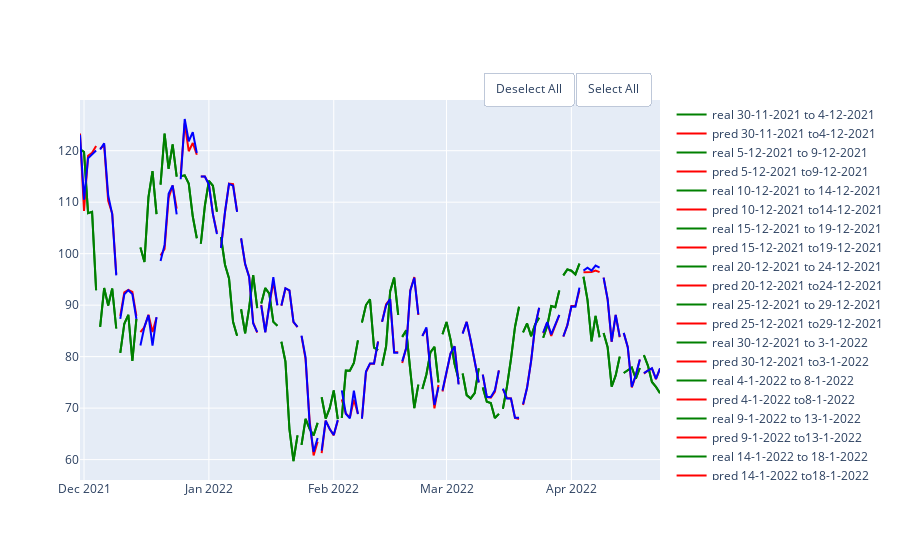

Notebook cell for this chart:
### Markdown cell above
## Gradient Boost

### Code cell
gb_mae = GradientBoostingRegressor(random_state = 10 , criterion='mae')
gb_mse = GradientBoostingRegressor(random_state = 10 , criterion='mse')

df = pd.DataFrame(columns = ['MAE', 'MSE','RMSE','R2'], index = ['mae','mse'])
show_results(df, df_avax,'close',100,5,gb_mae, gb_mse)

### Figure 1 — Plotly figure (JSON) as saved in the notebook; plotly's stock layout.template omitted (floating-point values rounded to 4 significant figures)
{"data": [{"line": {"color": "green"}, "mode": "lines", "name": "real 30-11-2021 to 4-12-2021", "type": "scatter", "x": ["2021-11-30T00:00:00", "2021-12-01T00:00:00", "2021-12-02T00:00:00", "2021-12-03T00:00:00", "2021-12-04T00:00:00"], "y": [120.3, 119.8, 107.9, 108.1, 92.88]}, {"line": {"color": "red"}, "mode": "lines", "name": "pred 30-11-2021 to4-12-2021", "type": "scatter", "x": ["2021-11-30T00:00:00", "2021-12-01T00:00:00", "2021-12-02T00:00:00", "2021-12-03T00:00:00", "2021-12-04T00:00:00"], "y": [123.3, 108.3, 119.0, 119.6, 120.9]}, {"line": {"color": "green"}, "mode": "lines", "name": "real 5-12-2021 to 9-12-2021", "type": "scatter", "x": ["2021-12-05T00:00:00", "2021-12-06T00:00:00", "2021-12-07T00:00:00", "2021-12-08T00:00:00", "2021-12-09T00:00:00"], "y": [85.79, 93.32, 89.95, 93.22, 85.46]}, {"line": {"color": "red"}, "mode": "lines", "name": "pred 5-12-2021 to9-12-2021", "type": "scatter", "x": ["2021-12-05T00:00:00", "2021-12-06T00:00:00", "2021-12-07T00:00:00", "2021-12-08T00:00:00", "2021-12-09T00:00:00"], "y": [120.4, 121.1, 110.3, 107.8, 96.0]}, {"line": {"color": "green"}, "mode": "lines", "name": "real 10-12-2021 to 14-12-2021", "type": "scatter", "x": ["2021-12-10T00:00:00", "2021-12-11T00:00:00", "2021-12-12T00:00:00", "2021-12-13T00:00:00", "2021-12-14T00:00:00"], "y": [80.74, 86.39, 88.11, 79.15, 87.31]}, {"line": {"color": "red"}, "mode": "lines", "name": "pred 10-12-2021 to14-12-2021", "type": "scatter", "x": ["2021-12-10T00:00:00", "2021-12-11T00:00:00", "2021-12-12T00:00:00", "2021-12-13T00:00:00", "2021-12-14T00:00:00"], "y": [87.92, 92.5, 92.95, 92.57, 87.9]}, {"line": {"color": "green"}, "mode": "lines", "name": "real 15-12-2021 to 19-12-2021", "type": "scatter", "x": ["2021-12-15T00:00:00", "2021-12-16T00:00:00", "2021-12-17T00:00:00", "2021-12-18T00:00:00", "2021-12-19T00:00:00"], "y": [101.2, 98.4, 111.0, 116.0, 107.7]}, {"line": {"color": "red"}, "mode": "lines", "name": "pred 15-12-2021 to19-12-2021", "type": "scatter", "x": ["2021-12-15T00:00:00", "2021-12-16T00:00:00", "2021-12-17T00:00:00", "2021-12-18T00:00:00", "2021-12-19T00:00:00"], "y": [84.77, 85.73, 88.13, 84.78, 87.59]}, {"line": {"color": "green"}, "mode": "lines", "name": "real 20-12-2021 to 24-12-2021", "type": "scatter", "x": ["2021-12-20T00:00:00", "2021-12-21T00:00:00", "2021-12-22T00:00:00", "2021-12-23T00:00:00", "2021-12-24T00:00:00"], "y": [113.4, 123.3, 116.5, 121.2, 115.0]}, {"line": {"color": "red"}, "mode": "lines", "name": "pred 20-12-2021 to24-12-2021", "type": "scatter", "x": ["2021-12-20T00:00:00", "2021-12-21T00:00:00", "2021-12-22T00:00:00", "2021-12-23T00:00:00", "2021-12-24T00:00:00"], "y": [99.65, 100.9, 110.8, 113.2, 108.7]}, {"line": {"color": "green"}, "mode": "lines", "name": "real 25-12-2021 to 29-12-2021", "type": "scatter", "x": ["2021-12-25T00:00:00", "2021-12-26T00:00:00", "2021-12-27T00:00:00", "2021-12-28T00:00:00", "2021-12-29T00:00:00"], "y": [115.0, 115.2, 113.6, 107.2, 103.0]}, {"line": {"color": "red"}, "mode": "lines", "name": "pred 25-12-2021 to29-12-2021", "type": "scatter", "x": ["2021-12-25T00:00:00", "2021-12-26T00:00:00", "2021-12-27T00:00:00", "2021-12-28T00:00:00", "2021-12-29T00:00:00"], "y": [115.5, 125.3, 119.9, 121.5, 119.2]}, {"line": {"color": "green"}, "mode": "lines", "name": "real 30-12-2021 to 3-1-2022", "type": "scatter", "x": ["2021-12-30T00:00:00", "2021-12-31T00:00:00", "2022-01-01T00:00:00", "2022-01-02T00:00:00", "2022-01-03T00:00:00"], "y": [101.9, 109.3, 114.2, 113.2, 108.1]}, {"line": {"color": "red"}, "mode": "lines", "name": "pred 30-12-2021 to3-1-2022", "type": "scatter", "x": ["2021-12-30T00:00:00", "2021-12-31T00:00:00", "2022-01-01T00:00:00", "2022-01-02T00:00:00", "2022-01-03T00:00:00"], "y": [115.0, 115.0, 113.5, 107.7, 104.1]}, {"line": {"color": "green"}, "mode": "lines", "name": "real 4-1-2022 to 8-1-2022", "type": "scatter", "x": ["2022-01-04T00:00:00", "2022-01-05T00:00:00", "2022-01-06T00:00:00", "2022-01-07T00:00:00", "2022-01-08T00:00:00"], "y": [103.2, 97.85, 95.2, 86.77, 84.06]}, {"line": {"color": "red"}, "mode": "lines", "name": "pred 4-1-2022 to8-1-2022", "type": "scatter", "x": ["2022-01-04T00:00:00", "2022-01-05T00:00:00", "2022-01-06T00:00:00", "2022-01-07T00:00:00", "2022-01-08T00:00:00"], "y": [101.1, 108.0, 113.6, 113.5, 108.2]}, {"line": {"color": "green"}, "mode": "lines", "name": "real 9-1-2022 to 13-1-2022", "type": "scatter", "x": ["2022-01-09T00:00:00", "2022-01-10T00:00:00", "2022-01-11T00:00:00", "2022-01-12T00:00:00", "2022-01-13T00:00:00"], "y": [89.21, 84.53, 89.5, 95.82, 89.41]}, {"line": {"color": "red"}, "mode": "lines", "name": "pred 9-1-2022 to13-1-2022", "type": "scatter", "x": ["2022-01-09T00:00:00", "2022-01-10T00:00:00", "2022-01-11T00:00:00", "2022-01-12T00:00:00", "2022-01-13T00:00:00"], "y": [102.9, 97.96, 95.55, 86.61, 84.65]}, {"line": {"color": "green"}, "mode": "lines", "name": "real 14-1-2022 to 18-1-2022", "type": "scatter", "x": ["2022-01-14T00:00:00", "2022-01-15T00:00:00", "2022-01-16T00:00:00", "2022-01-17T00:00:00", "2022-01-18T00:00:00"], "y": [90.34, 93.32, 92.24, 86.75, 86.01]}, {"line": {"color": "red"}, "mode": "lines", "name": "pred 14-1-2022 to18-1-2022", "type": "scatter", "x": ["2022-01-14T00:00:00", "2022-01-15T00:00:00", "2022-01-16T00:00:00", "2022-01-17T00:00:00", "2022-01-18T00:00:00"], "y": [90.04, 84.78, 90.01, 94.54, 90.0]}, {"line": {"color": "green"}, "mode": "lines", "name": "real 19-1-2022 to 23-1-2022", "type": "scatter", "x": ["2022-01-19T00:00:00", "2022-01-20T00:00:00", "2022-01-21T00:00:00", "2022-01-22T00:00:00", "2022-01-23T00:00:00"], "y": [82.9, 79.07, 65.92, 59.73, 64.73]}, {"line": {"color": "red"}, "mode": "lines", "name": "pred 19-1-2022 to23-1-2022", "type": "scatter", "x": ["2022-01-19T00:00:00", "2022-01-20T00:00:00", "2022-01-21T00:00:00", "2022-01-22T00:00:00", "2022-01-23T00:00:00"], "y": [89.88, 93.25, 92.81, 86.71, 85.73]}, {"line": {"color": "green"}, "mode": "lines", "name": "real 24-1-2022 to 28-1-2022", "type": "scatter", "x": ["2022-01-24T00:00:00", "2022-01-25T00:00:00", "2022-01-26T00:00:00", "2022-01-27T00:00:00", "2022-01-28T00:00:00"], "y": [62.88, 67.9, 66.0, 64.7, 67.13]}, {"line": {"color": "red"}, "mode": "lines", "name": "pred 24-1-2022 to28-1-2022", "type": "scatter", "x": ["2022-01-24T00:00:00", "2022-01-25T00:00:00", "2022-01-26T00:00:00", "2022-01-27T00:00:00", "2022-01-28T00:00:00"], "y": [83.97, 79.51, 67.67, 60.82, 63.47]}, {"line": {"color": "green"}, "mode": "lines", "name": "real 29-1-2022 to 2-2-2022", "type": "scatter", "x": ["2022-01-29T00:00:00", "2022-01-30T00:00:00", "2022-01-31T00:00:00", "2022-02-01T00:00:00", "2022-02-02T00:00:00"], "y": [72.12, 67.97, 69.99, 73.45, 67.88]}, {"line": {"color": "red"}, "mode": "lines", "name": "pred 29-1-2022 to2-2-2022", "type": "scatter", "x": ["2022-01-29T00:00:00", "2022-01-30T00:00:00", "2022-01-31T00:00:00", "2022-02-01T00:00:00", "2022-02-02T00:00:00"], "y": [61.25, 67.57, 65.92, 64.71, 67.58]}, {"line": {"color": "green"}, "mode": "lines", "name": "real 3-2-2022 to 7-2-2022", "type": "scatter", "x": ["2022-02-03T00:00:00", "2022-02-04T00:00:00", "2022-02-05T00:00:00", "2022-02-06T00:00:00", "2022-02-07T00:00:00"], "y": [68.11, 77.31, 77.25, 78.76, 83.17]}, {"line": {"color": "red"}, "mode": "lines", "name": "pred 3-2-2022 to7-2-2022", "type": "scatter", "x": ["2022-02-03T00:00:00", "2022-02-04T00:00:00", "2022-02-05T00:00:00", "2022-02-06T00:00:00", "2022-02-07T00:00:00"], "y": [71.69, 68.97, 68.16, 71.61, 68.94]}, {"line": {"color": "green"}, "mode": "lines", "name": "real 8-2-2022 to 12-2-2022", "type": "scatter", "x": ["2022-02-08T00:00:00", "2022-02-09T00:00:00", "2022-02-10T00:00:00", "2022-02-11T00:00:00", "2022-02-12T00:00:00"], "y": [86.62, 90.02, 91.14, 81.73, 81.25]}, {"line": {"color": "red"}, "mode": "lines", "name": "pred 8-2-2022 to12-2-2022", "type": "scatter", "x": ["2022-02-08T00:00:00", "2022-02-09T00:00:00", "2022-02-10T00:00:00", "2022-02-11T00:00:00", "2022-02-12T00:00:00"], "y": [67.95, 76.98, 78.62, 78.62, 82.96]}, {"line": {"color": "green"}, "mode": "lines", "name": "real 13-2-2022 to 17-2-2022", "type": "scatter", "x": ["2022-02-13T00:00:00", "2022-02-14T00:00:00", "2022-02-15T00:00:00", "2022-02-16T00:00:00", "2022-02-17T00:00:00"], "y": [78.24, 82.02, 92.67, 95.35, 88.12]}, {"line": {"color": "red"}, "mode": "lines", "name": "pred 13-2-2022 to17-2-2022", "type": "scatter", "x": ["2022-02-13T00:00:00", "2022-02-14T00:00:00", "2022-02-15T00:00:00", "2022-02-16T00:00:00", "2022-02-17T00:00:00"], "y": [86.75, 90.17, 91.18, 80.9, 80.87]}, {"line": {"color": "green"}, "mode": "lines", "name": "real 18-2-2022 to 22-2-2022", "type": "scatter", "x": ["2022-02-18T00:00:00", "2022-02-19T00:00:00", "2022-02-20T00:00:00", "2022-02-21T00:00:00", "2022-02-22T00:00:00"], "y": [83.84, 85.1, 77.34, 69.99, 74.57]}, {"line": {"color": "red"}, "mode": "lines", "name": "pred 18-2-2022 to22-2-2022", "type": "scatter", "x": ["2022-02-18T00:00:00", "2022-02-19T00:00:00", "2022-02-20T00:00:00", "2022-02-21T00:00:00", "2022-02-22T00:00:00"], "y": [78.78, 81.75, 92.88, 95.47, 88.09]}, {"line": {"color": "green"}, "mode": "lines", "name": "real 23-2-2022 to 27-2-2022", "type": "scatter", "x": ["2022-02-23T00:00:00", "2022-02-24T00:00:00", "2022-02-25T00:00:00", "2022-02-26T00:00:00", "2022-02-27T00:00:00"], "y": [73.7, 76.52, 80.83, 81.88, 74.99]}, {"line": {"color": "red"}, "mode": "lines", "name": "pred 23-2-2022 to27-2-2022", "type": "scatter", "x": ["2022-02-23T00:00:00", "2022-02-24T00:00:00", "2022-02-25T00:00:00", "2022-02-26T00:00:00", "2022-02-27T00:00:00"], "y": [84.06, 85.39, 77.28, 69.94, 74.5]}, {"line": {"color": "green"}, "mode": "lines", "name": "real 28-2-2022 to 4-3-2022", "type": "scatter", "x": ["2022-02-28T00:00:00", "2022-03-01T00:00:00", "2022-03-02T00:00:00", "2022-03-03T00:00:00", "2022-03-04T00:00:00"], "y": [84.34, 86.74, 83.29, 78.56, 75.65]}, {"line": {"color": "red"}, "mode": "lines", "name": "pred 28-2-2022 to4-3-2022", "type": "scatter", "x": ["2022-02-28T00:00:00", "2022-03-01T00:00:00", "2022-03-02T00:00:00", "2022-03-03T00:00:00", "2022-03-04T00:00:00"], "y": [73.24, 77.2, 80.58, 82.0, 74.73]}, {"line": {"color": "green"}, "mode": "lines", "name": "real 5-3-2022 to 9-3-2022", "type": "scatter", "x": ["2022-03-05T00:00:00", "2022-03-06T00:00:00", "2022-03-07T00:00:00", "2022-03-08T00:00:00", "2022-03-09T00:00:00"], "y": [76.73, 72.53, 71.88, 72.92, 77.72]}, {"line": {"color": "red"}, "mode": "lines", "name": "pred 5-3-2022 to9-3-2022", "type": "scatter", "x": ["2022-03-05T00:00:00", "2022-03-06T00:00:00", "2022-03-07T00:00:00", "2022-03-08T00:00:00", "2022-03-09T00:00:00"], "y": [84.55, 86.75, 83.08, 78.92, 75.0]}, {"line": {"color": "green"}, "mode": "lines", "name": "real 10-3-2022 to 14-3-2022", "type": "scatter", "x": ["2022-03-10T00:00:00", "2022-03-11T00:00:00", "2022-03-12T00:00:00", "2022-03-13T00:00:00", "2022-03-14T00:00:00"], "y": [74.0, 71.24, 71.0, 68.08, 68.89]}, {"line": {"color": "red"}, "mode": "lines", "name": "pred 10-3-2022 to14-3-2022", "type": "scatter", "x": ["2022-03-10T00:00:00", "2022-03-11T00:00:00", "2022-03-12T00:00:00", "2022-03-13T00:00:00", "2022-03-14T00:00:00"], "y": [76.51, 72.13, 72.02, 73.16, 77.34]}, {"line": {"color": "green"}, "mode": "lines", "name": "real 15-3-2022 to 19-3-2022", "type": "scatter", "x": ["2022-03-15T00:00:00", "2022-03-16T00:00:00", "2022-03-17T00:00:00", "2022-03-18T00:00:00", "2022-03-19T00:00:00"], "y": [69.89, 74.18, 79.54, 85.76, 89.69]}, {"line": {"color": "red"}, "mode": "lines", "name": "pred 15-3-2022 to19-3-2022", "type": "scatter", "x": ["2022-03-15T00:00:00", "2022-03-16T00:00:00", "2022-03-17T00:00:00", "2022-03-18T00:00:00", "2022-03-19T00:00:00"], "y": [73.7, 71.95, 71.88, 68.09, 67.88]}, {"line": {"color": "green"}, "mode": "lines", "name": "real 20-3-2022 to 24-3-2022", "type": "scatter", "x": ["2022-03-20T00:00:00", "2022-03-21T00:00:00", "2022-03-22T00:00:00", "2022-03-23T00:00:00", "2022-03-24T00:00:00"], "y": [84.72, 86.45, 83.98, 86.25, 87.56]}, {"line": {"color": "red"}, "mode": "lines", "name": "pred 20-3-2022 to24-3-2022", "type": "scatter", "x": ["2022-03-20T00:00:00", "2022-03-21T00:00:00", "2022-03-22T00:00:00", "2022-03-23T00:00:00", "2022-03-24T00:00:00"], "y": [70.61, 74.0, 79.18, 85.87, 89.47]}, {"line": {"color": "green"}, "mode": "lines", "name": "real 25-3-2022 to 29-3-2022", "type": "scatter", "x": ["2022-03-25T00:00:00", "2022-03-26T00:00:00", "2022-03-27T00:00:00", "2022-03-28T00:00:00", "2022-03-29T00:00:00"], "y": [83.66, 85.96, 89.82, 89.6, 92.84]}, {"line": {"color": "red"}, "mode": "lines", "name": "pred 25-3-2022 to29-3-2022", "type": "scatter", "x": ["2022-03-25T00:00:00", "2022-03-26T00:00:00", "2022-03-27T00:00:00", "2022-03-28T00:00:00", "2022-03-29T00:00:00"], "y": [84.55, 86.64, 84.02, 85.99, 88.07]}, {"line": {"color": "green"}, "mode": "lines", "name": "real 30-3-2022 to 3-4-2022", "type": "scatter", "x": ["2022-03-30T00:00:00", "2022-03-31T00:00:00", "2022-04-01T00:00:00", "2022-04-02T00:00:00", "2022-04-03T00:00:00"], "y": [95.78, 96.92, 96.69, 95.97, 98.08]}, {"line": {"color": "red"}, "mode": "lines", "name": "pred 30-3-2022 to3-4-2022", "type": "scatter", "x": ["2022-03-30T00:00:00", "2022-03-31T00:00:00", "2022-04-01T00:00:00", "2022-04-02T00:00:00", "2022-04-03T00:00:00"], "y": [83.9, 86.11, 89.84, 89.86, 92.92]}, {"line": {"color": "green"}, "mode": "lines", "name": "real 4-4-2022 to 8-4-2022", "type": "scatter", "x": ["2022-04-04T00:00:00", "2022-04-05T00:00:00", "2022-04-06T00:00:00", "2022-04-07T00:00:00", "2022-04-08T00:00:00"], "y": [95.52, 91.02, 82.96, 87.92, 83.77]}, {"line": {"color": "red"}, "mode": "lines", "name": "pred 4-4-2022 to8-4-2022", "type": "scatter", "x": ["2022-04-04T00:00:00", "2022-04-05T00:00:00", "2022-04-06T00:00:00", "2022-04-07T00:00:00", "2022-04-08T00:00:00"], "y": [96.41, 96.45, 96.43, 96.73, 96.43]}, {"line": {"color": "green"}, "mode": "lines", "name": "real 9-4-2022 to 13-4-2022", "type": "scatter", "x": ["2022-04-09T00:00:00", "2022-04-10T00:00:00", "2022-04-11T00:00:00", "2022-04-12T00:00:00", "2022-04-13T00:00:00"], "y": [84.59, 81.82, 74.17, 76.36, 80.0]}, {"line": {"color": "red"}, "mode": "lines", "name": "pred 9-4-2022 to13-4-2022", "type": "scatter", "x": ["2022-04-09T00:00:00", "2022-04-10T00:00:00", "2022-04-11T00:00:00", "2022-04-12T00:00:00", "2022-04-13T00:00:00"], "y": [95.34, 91.09, 82.88, 88.11, 83.76]}, {"line": {"color": "green"}, "mode": "lines", "name": "real 14-4-2022 to 18-4-2022", "type": "scatter", "x": ["2022-04-14T00:00:00", "2022-04-15T00:00:00", "2022-04-16T00:00:00", "2022-04-17T00:00:00", "2022-04-18T00:00:00"], "y": [76.82, 77.44, 77.89, 75.71, 77.79]}, {"line": {"color": "red"}, "mode": "lines", "name": "pred 14-4-2022 to18-4-2022", "type": "scatter", "x": ["2022-04-14T00:00:00", "2022-04-15T00:00:00", "2022-04-16T00:00:00", "2022-04-17T00:00:00", "2022-04-18T00:00:00"], "y": [84.56, 81.82, 74.02, 76.33, 79.43]}, {"line": {"color": "green"}, "mode": "lines", "name": "real 19-4-2022 to 23-4-2022", "type": "scatter", "x": ["2022-04-19T00:00:00", "2022-04-20T00:00:00", "2022-04-21T00:00:00", "2022-04-22T00:00:00", "2022-04-23T00:00:00"], "y": [80.29, 78.27, 75.08, 74.12, 72.92]}, {"line": {"color": "red"}, "mode": "lines", "name": "pred 19-4-2022 to23-4-2022", "type": "scatter", "x": ["2022-04-19T00:00:00", "2022-04-20T00:00:00", "2022-04-21T00:00:00", "2022-04-22T00:00:00", "2022-04-23T00:00:00"], "y": [76.7, 77.33, 77.67, 75.62, 77.67]}, {"line": {"color": "green"}, "mode": "lines", "name": "real 30-11-2021 to 4-12-2021", "type": "scatter", "x": ["2021-11-30T00:00:00", "2021-12-01T00:00:00", "2021-12-02T00:00:00", "2021-12-03T00:00:00", "2021-12-04T00:00:00"], "y": [120.3, 119.8, 107.9, 108.1, 92.88]}, {"line": {"color": "blue"}, "mode": "lines", "name": "pred 30-11-2021 to4-12-2021", "type": "scatter", "x": ["2021-11-30T00:00:00", "2021-12-01T00:00:00", "2021-12-02T00:00:00", "2021-12-03T00:00:00", "2021-12-04T00:00:00"], "y": [123.1, 110.5, 118.5, 119.3, 120.0]}, {"line": {"color": "green"}, "mode": "lines", "name": "real 5-12-2021 to 9-12-2021", "type": "scatter", "x": ["2021-12-05T00:00:00", "2021-12-06T00:00:00", "2021-12-07T00:00:00", "2021-12-08T00:00:00", "2021-12-09T00:00:00"], "y": [85.79, 93.32, 89.95, 93.22, 85.46]}, {"line": {"color": "blue"}, "mode": "lines", "name": "pred 5-12-2021 to9-12-2021", "type": "scatter", "x": ["2021-12-05T00:00:00", "2021-12-06T00:00:00", "2021-12-07T00:00:00", "2021-12-08T00:00:00", "2021-12-09T00:00:00"], "y": [120.2, 121.4, 111.3, 107.6, 95.78]}, {"line": {"color": "green"}, "mode": "lines", "name": "real 10-12-2021 to 14-12-2021", "type": "scatter", "x": ["2021-12-10T00:00:00", "2021-12-11T00:00:00", "2021-12-12T00:00:00", "2021-12-13T00:00:00", "2021-12-14T00:00:00"], "y": [80.74, 86.39, 88.11, 79.15, 87.31]}, {"line": {"color": "blue"}, "mode": "lines", "name": "pred 10-12-2021 to14-12-2021", "type": "scatter", "x": ["2021-12-10T00:00:00", "2021-12-11T00:00:00", "2021-12-12T00:00:00", "2021-12-13T00:00:00", "2021-12-14T00:00:00"], "y": [87.32, 92.09, 92.91, 92.13, 87.32]}, {"line": {"color": "green"}, "mode": "lines", "name": "real 15-12-2021 to 19-12-2021", "type": "scatter", "x": ["2021-12-15T00:00:00", "2021-12-16T00:00:00", "2021-12-17T00:00:00", "2021-12-18T00:00:00", "2021-12-19T00:00:00"], "y": [101.2, 98.4, 111.0, 116.0, 107.7]}, {"line": {"color": "blue"}, "mode": "lines", "name": "pred 15-12-2021 to19-12-2021", "type": "scatter", "x": ["2021-12-15T00:00:00", "2021-12-16T00:00:00", "2021-12-17T00:00:00", "2021-12-18T00:00:00", "2021-12-19T00:00:00"], "y": [82.16, 85.78, 88.07, 82.12, 87.67]}, {"line": {"color": "green"}, "mode": "lines", "name": "real 20-12-2021 to 24-12-2021", "type": "scatter", "x": ["2021-12-20T00:00:00", "2021-12-21T00:00:00", "2021-12-22T00:00:00", "2021-12-23T00:00:00", "2021-12-24T00:00:00"], "y": [113.4, 123.3, 116.5, 121.2, 115.0]}, {"line": {"color": "blue"}, "mode": "lines", "name": "pred 20-12-2021 to24-12-2021", "type": "scatter", "x": ["2021-12-20T00:00:00", "2021-12-21T00:00:00", "2021-12-22T00:00:00", "2021-12-23T00:00:00", "2021-12-24T00:00:00"], "y": [98.59, 101.7, 111.6, 113.3, 107.6]}, {"line": {"color": "green"}, "mode": "lines", "name": "real 25-12-2021 to 29-12-2021", "type": "scatter", "x": ["2021-12-25T00:00:00", "2021-12-26T00:00:00", "2021-12-27T00:00:00", "2021-12-28T00:00:00", "2021-12-29T00:00:00"], "y": [115.0, 115.2, 113.6, 107.2, 103.0]}, {"line": {"color": "blue"}, "mode": "lines", "name": "pred 25-12-2021 to29-12-2021", "type": "scatter", "x": ["2021-12-25T00:00:00", "2021-12-26T00:00:00", "2021-12-27T00:00:00", "2021-12-28T00:00:00", "2021-12-29T00:00:00"], "y": [114.4, 126.2, 121.8, 123.6, 119.5]}, {"line": {"color": "green"}, "mode": "lines", "name": "real 30-12-2021 to 3-1-2022", "type": "scatter", "x": ["2021-12-30T00:00:00", "2021-12-31T00:00:00", "2022-01-01T00:00:00", "2022-01-02T00:00:00", "2022-01-03T00:00:00"], "y": [101.9, 109.3, 114.2, 113.2, 108.1]}, {"line": {"color": "blue"}, "mode": "lines", "name": "pred 30-12-2021 to3-1-2022", "type": "scatter", "x": ["2021-12-30T00:00:00", "2021-12-31T00:00:00", "2022-01-01T00:00:00", "2022-01-02T00:00:00", "2022-01-03T00:00:00"], "y": [115.0, 115.0, 113.4, 107.7, 103.8]}, {"line": {"color": "green"}, "mode": "lines", "name": "real 4-1-2022 to 8-1-2022", "type": "scatter", "x": ["2022-01-04T00:00:00", "2022-01-05T00:00:00", "2022-01-06T00:00:00", "2022-01-07T00:00:00", "2022-01-08T00:00:00"], "y": [103.2, 97.85, 95.2, 86.77, 84.06]}, {"line": {"color": "blue"}, "mode": "lines", "name": "pred 4-1-2022 to8-1-2022", "type": "scatter", "x": ["2022-01-04T00:00:00", "2022-01-05T00:00:00", "2022-01-06T00:00:00", "2022-01-07T00:00:00", "2022-01-08T00:00:00"], "y": [101.1, 108.1, 113.6, 113.2, 108.1]}, {"line": {"color": "green"}, "mode": "lines", "name": "real 9-1-2022 to 13-1-2022", "type": "scatter", "x": ["2022-01-09T00:00:00", "2022-01-10T00:00:00", "2022-01-11T00:00:00", "2022-01-12T00:00:00", "2022-01-13T00:00:00"], "y": [89.21, 84.53, 89.5, 95.82, 89.41]}, {"line": {"color": "blue"}, "mode": "lines", "name": "pred 9-1-2022 to13-1-2022", "type": "scatter", "x": ["2022-01-09T00:00:00", "2022-01-10T00:00:00", "2022-01-11T00:00:00", "2022-01-12T00:00:00", "2022-01-13T00:00:00"], "y": [103.0, 98.01, 95.42, 86.44, 84.76]}, {"line": {"color": "green"}, "mode": "lines", "name": "real 14-1-2022 to 18-1-2022", "type": "scatter", "x": ["2022-01-14T00:00:00", "2022-01-15T00:00:00", "2022-01-16T00:00:00", "2022-01-17T00:00:00", "2022-01-18T00:00:00"], "y": [90.34, 93.32, 92.24, 86.75, 86.01]}, {"line": {"color": "blue"}, "mode": "lines", "name": "pred 14-1-2022 to18-1-2022", "type": "scatter", "x": ["2022-01-14T00:00:00", "2022-01-15T00:00:00", "2022-01-16T00:00:00", "2022-01-17T00:00:00", "2022-01-18T00:00:00"], "y": [89.96, 84.74, 89.95, 95.42, 89.95]}, {"line": {"color": "green"}, "mode": "lines", "name": "real 19-1-2022 to 23-1-2022", "type": "scatter", "x": ["2022-01-19T00:00:00", "2022-01-20T00:00:00", "2022-01-21T00:00:00", "2022-01-22T00:00:00", "2022-01-23T00:00:00"], "y": [82.9, 79.07, 65.92, 59.73, 64.73]}, {"line": {"color": "blue"}, "mode": "lines", "name": "pred 19-1-2022 to23-1-2022", "type": "scatter", "x": ["2022-01-19T00:00:00", "2022-01-20T00:00:00", "2022-01-21T00:00:00", "2022-01-22T00:00:00", "2022-01-23T00:00:00"], "y": [89.94, 93.3, 92.86, 86.76, 85.77]}, {"line": {"color": "green"}, "mode": "lines", "name": "real 24-1-2022 to 28-1-2022", "type": "scatter", "x": ["2022-01-24T00:00:00", "2022-01-25T00:00:00", "2022-01-26T00:00:00", "2022-01-27T00:00:00", "2022-01-28T00:00:00"], "y": [62.88, 67.9, 66.0, 64.7, 67.13]}, {"line": {"color": "blue"}, "mode": "lines", "name": "pred 24-1-2022 to28-1-2022", "type": "scatter", "x": ["2022-01-24T00:00:00", "2022-01-25T00:00:00", "2022-01-26T00:00:00", "2022-01-27T00:00:00", "2022-01-28T00:00:00"], "y": [84.09, 79.88, 67.14, 61.52, 64.2]}, {"line": {"color": "green"}, "mode": "lines", "name": "real 29-1-2022 to 2-2-2022", "type": "scatter", "x": ["2022-01-29T00:00:00", "2022-01-30T00:00:00", "2022-01-31T00:00:00", "2022-02-01T00:00:00", "2022-02-02T00:00:00"], "y": [72.12, 67.97, 69.99, 73.45, 67.88]}, {"line": {"color": "blue"}, "mode": "lines", "name": "pred 29-1-2022 to2-2-2022", "type": "scatter", "x": ["2022-01-29T00:00:00", "2022-01-30T00:00:00", "2022-01-31T00:00:00", "2022-02-01T00:00:00", "2022-02-02T00:00:00"], "y": [61.75, 67.58, 65.95, 64.78, 67.67]}, {"line": {"color": "green"}, "mode": "lines", "name": "real 3-2-2022 to 7-2-2022", "type": "scatter", "x": ["2022-02-03T00:00:00", "2022-02-04T00:00:00", "2022-02-05T00:00:00", "2022-02-06T00:00:00", "2022-02-07T00:00:00"], "y": [68.11, 77.31, 77.25, 78.76, 83.17]}, {"line": {"color": "blue"}, "mode": "lines", "name": "pred 3-2-2022 to7-2-2022", "type": "scatter", "x": ["2022-02-03T00:00:00", "2022-02-04T00:00:00", "2022-02-05T00:00:00", "2022-02-06T00:00:00", "2022-02-07T00:00:00"], "y": [73.46, 68.91, 68.0, 73.38, 68.83]}, {"line": {"color": "green"}, "mode": "lines", "name": "real 8-2-2022 to 12-2-2022", "type": "scatter", "x": ["2022-02-08T00:00:00", "2022-02-09T00:00:00", "2022-02-10T00:00:00", "2022-02-11T00:00:00", "2022-02-12T00:00:00"], "y": [86.62, 90.02, 91.14, 81.73, 81.25]}, {"line": {"color": "blue"}, "mode": "lines", "name": "pred 8-2-2022 to12-2-2022", "type": "scatter", "x": ["2022-02-08T00:00:00", "2022-02-09T00:00:00", "2022-02-10T00:00:00", "2022-02-11T00:00:00", "2022-02-12T00:00:00"], "y": [67.97, 77.13, 78.68, 78.67, 82.91]}, {"line": {"color": "green"}, "mode": "lines", "name": "real 13-2-2022 to 17-2-2022", "type": "scatter", "x": ["2022-02-13T00:00:00", "2022-02-14T00:00:00", "2022-02-15T00:00:00", "2022-02-16T00:00:00", "2022-02-17T00:00:00"], "y": [78.24, 82.02, 92.67, 95.35, 88.12]}, {"line": {"color": "blue"}, "mode": "lines", "name": "pred 13-2-2022 to17-2-2022", "type": "scatter", "x": ["2022-02-13T00:00:00", "2022-02-14T00:00:00", "2022-02-15T00:00:00", "2022-02-16T00:00:00", "2022-02-17T00:00:00"], "y": [86.76, 89.93, 91.19, 80.76, 80.78]}, {"line": {"color": "green"}, "mode": "lines", "name": "real 18-2-2022 to 22-2-2022", "type": "scatter", "x": ["2022-02-18T00:00:00", "2022-02-19T00:00:00", "2022-02-20T00:00:00", "2022-02-21T00:00:00", "2022-02-22T00:00:00"], "y": [83.84, 85.1, 77.34, 69.99, 74.57]}, {"line": {"color": "blue"}, "mode": "lines", "name": "pred 18-2-2022 to22-2-2022", "type": "scatter", "x": ["2022-02-18T00:00:00", "2022-02-19T00:00:00", "2022-02-20T00:00:00", "2022-02-21T00:00:00", "2022-02-22T00:00:00"], "y": [79.07, 81.66, 92.82, 95.29, 88.23]}, {"line": {"color": "green"}, "mode": "lines", "name": "real 23-2-2022 to 27-2-2022", "type": "scatter", "x": ["2022-02-23T00:00:00", "2022-02-24T00:00:00", "2022-02-25T00:00:00", "2022-02-26T00:00:00", "2022-02-27T00:00:00"], "y": [73.7, 76.52, 80.83, 81.88, 74.99]}, {"line": {"color": "blue"}, "mode": "lines", "name": "pred 23-2-2022 to27-2-2022", "type": "scatter", "x": ["2022-02-23T00:00:00", "2022-02-24T00:00:00", "2022-02-25T00:00:00", "2022-02-26T00:00:00", "2022-02-27T00:00:00"], "y": [83.98, 85.68, 77.32, 70.62, 74.07]}, {"line": {"color": "green"}, "mode": "lines", "name": "real 28-2-2022 to 4-3-2022", "type": "scatter", "x": ["2022-02-28T00:00:00", "2022-03-01T00:00:00", "2022-03-02T00:00:00", "2022-03-03T00:00:00", "2022-03-04T00:00:00"], "y": [84.34, 86.74, 83.29, 78.56, 75.65]}, {"line": {"color": "blue"}, "mode": "lines", "name": "pred 28-2-2022 to4-3-2022", "type": "scatter", "x": ["2022-02-28T00:00:00", "2022-03-01T00:00:00", "2022-03-02T00:00:00", "2022-03-03T00:00:00", "2022-03-04T00:00:00"], "y": [73.44, 77.25, 80.64, 82.0, 74.59]}, {"line": {"color": "green"}, "mode": "lines", "name": "real 5-3-2022 to 9-3-2022", "type": "scatter", "x": ["2022-03-05T00:00:00", "2022-03-06T00:00:00", "2022-03-07T00:00:00", "2022-03-08T00:00:00", "2022-03-09T00:00:00"], "y": [76.73, 72.53, 71.88, 72.92, 77.72]}, {"line": {"color": "blue"}, "mode": "lines", "name": "pred 5-3-2022 to9-3-2022", "type": "scatter", "x": ["2022-03-05T00:00:00", "2022-03-06T00:00:00", "2022-03-07T00:00:00", "2022-03-08T00:00:00", "2022-03-09T00:00:00"], "y": [84.48, 86.76, 83.2, 78.85, 74.99]}, {"line": {"color": "green"}, "mode": "lines", "name": "real 10-3-2022 to 14-3-2022", "type": "scatter", "x": ["2022-03-10T00:00:00", "2022-03-11T00:00:00", "2022-03-12T00:00:00", "2022-03-13T00:00:00", "2022-03-14T00:00:00"], "y": [74.0, 71.24, 71.0, 68.08, 68.89]}, {"line": {"color": "blue"}, "mode": "lines", "name": "pred 10-3-2022 to14-3-2022", "type": "scatter", "x": ["2022-03-10T00:00:00", "2022-03-11T00:00:00", "2022-03-12T00:00:00", "2022-03-13T00:00:00", "2022-03-14T00:00:00"], "y": [76.52, 72.17, 72.18, 73.44, 77.31]}, {"line": {"color": "green"}, "mode": "lines", "name": "real 15-3-2022 to 19-3-2022", "type": "scatter", "x": ["2022-03-15T00:00:00", "2022-03-16T00:00:00", "2022-03-17T00:00:00", "2022-03-18T00:00:00", "2022-03-19T00:00:00"], "y": [69.89, 74.18, 79.54, 85.76, 89.69]}, {"line": {"color": "blue"}, "mode": "lines", "name": "pred 15-3-2022 to19-3-2022", "type": "scatter", "x": ["2022-03-15T00:00:00", "2022-03-16T00:00:00", "2022-03-17T00:00:00", "2022-03-18T00:00:00", "2022-03-19T00:00:00"], "y": [73.77, 71.86, 71.86, 68.11, 68.11]}, {"line": {"color": "green"}, "mode": "lines", "name": "real 20-3-2022 to 24-3-2022", "type": "scatter", "x": ["2022-03-20T00:00:00", "2022-03-21T00:00:00", "2022-03-22T00:00:00", "2022-03-23T00:00:00", "2022-03-24T00:00:00"], "y": [84.72, 86.45, 83.98, 86.25, 87.56]}, {"line": {"color": "blue"}, "mode": "lines", "name": "pred 20-3-2022 to24-3-2022", "type": "scatter", "x": ["2022-03-20T00:00:00", "2022-03-21T00:00:00", "2022-03-22T00:00:00", "2022-03-23T00:00:00", "2022-03-24T00:00:00"], "y": [70.76, 73.93, 79.15, 85.95, 89.5]}, {"line": {"color": "green"}, "mode": "lines", "name": "real 25-3-2022 to 29-3-2022", "type": "scatter", "x": ["2022-03-25T00:00:00", "2022-03-26T00:00:00", "2022-03-27T00:00:00", "2022-03-28T00:00:00", "2022-03-29T00:00:00"], "y": [83.66, 85.96, 89.82, 89.6, 92.84]}, {"line": {"color": "blue"}, "mode": "lines", "name": "pred 25-3-2022 to29-3-2022", "type": "scatter", "x": ["2022-03-25T00:00:00", "2022-03-26T00:00:00", "2022-03-27T00:00:00", "2022-03-28T00:00:00", "2022-03-29T00:00:00"], "y": [84.65, 86.69, 84.33, 86.05, 88.1]}, {"line": {"color": "green"}, "mode": "lines", "name": "real 30-3-2022 to 3-4-2022", "type": "scatter", "x": ["2022-03-30T00:00:00", "2022-03-31T00:00:00", "2022-04-01T00:00:00", "2022-04-02T00:00:00", "2022-04-03T00:00:00"], "y": [95.78, 96.92, 96.69, 95.97, 98.08]}, {"line": {"color": "blue"}, "mode": "lines", "name": "pred 30-3-2022 to3-4-2022", "type": "scatter", "x": ["2022-03-30T00:00:00", "2022-03-31T00:00:00", "2022-04-01T00:00:00", "2022-04-02T00:00:00", "2022-04-03T00:00:00"], "y": [83.9, 86.1, 89.74, 89.68, 93.41]}, {"line": {"color": "green"}, "mode": "lines", "name": "real 4-4-2022 to 8-4-2022", "type": "scatter", "x": ["2022-04-04T00:00:00", "2022-04-05T00:00:00", "2022-04-06T00:00:00", "2022-04-07T00:00:00", "2022-04-08T00:00:00"], "y": [95.52, 91.02, 82.96, 87.92, 83.77]}, {"line": {"color": "blue"}, "mode": "lines", "name": "pred 4-4-2022 to8-4-2022", "type": "scatter", "x": ["2022-04-04T00:00:00", "2022-04-05T00:00:00", "2022-04-06T00:00:00", "2022-04-07T00:00:00", "2022-04-08T00:00:00"], "y": [96.7, 97.28, 96.7, 97.68, 97.28]}, {"line": {"color": "green"}, "mode": "lines", "name": "real 9-4-2022 to 13-4-2022", "type": "scatter", "x": ["2022-04-09T00:00:00", "2022-04-10T00:00:00", "2022-04-11T00:00:00", "2022-04-12T00:00:00", "2022-04-13T00:00:00"], "y": [84.59, 81.82, 74.17, 76.36, 80.0]}, {"line": {"color": "blue"}, "mode": "lines", "name": "pred 9-4-2022 to13-4-2022", "type": "scatter", "x": ["2022-04-09T00:00:00", "2022-04-10T00:00:00", "2022-04-11T00:00:00", "2022-04-12T00:00:00", "2022-04-13T00:00:00"], "y": [95.35, 91.15, 82.93, 88.12, 83.85]}, {"line": {"color": "green"}, "mode": "lines", "name": "real 14-4-2022 to 18-4-2022", "type": "scatter", "x": ["2022-04-14T00:00:00", "2022-04-15T00:00:00", "2022-04-16T00:00:00", "2022-04-17T00:00:00", "2022-04-18T00:00:00"], "y": [76.82, 77.44, 77.89, 75.71, 77.79]}, {"line": {"color": "blue"}, "mode": "lines", "name": "pred 14-4-2022 to18-4-2022", "type": "scatter", "x": ["2022-04-14T00:00:00", "2022-04-15T00:00:00", "2022-04-16T00:00:00", "2022-04-17T00:00:00", "2022-04-18T00:00:00"], "y": [84.61, 81.82, 74.11, 76.47, 79.45]}, {"line": {"color": "green"}, "mode": "lines", "name": "real 19-4-2022 to 23-4-2022", "type": "scatter", "x": ["2022-04-19T00:00:00", "2022-04-20T00:00:00", "2022-04-21T00:00:00", "2022-04-22T00:00:00", "2022-04-23T00:00:00"], "y": [80.29, 78.27, 75.08, 74.12, 72.92]}, {"line": {"color": "blue"}, "mode": "lines", "name": "pred 19-4-2022 to23-4-2022", "type": "scatter", "x": ["2022-04-19T00:00:00", "2022-04-20T00:00:00", "2022-04-21T00:00:00", "2022-04-22T00:00:00", "2022-04-23T00:00:00"], "y": [76.79, 77.32, 77.75, 75.66, 77.72]}], "layout": {"updatemenus": [{"buttons": [{"args": ["visible", "legendonly"], "label": "Deselect All", "method": "restyle"}, {"args": ["visible", true], "label": "Select All", "method": "restyle"}], "direction": "left", "pad": {"r": 10, "t": 10}, "showactive": false, "type": "buttons", "x": 1, "xanchor": "right", "y": 1.1, "yanchor": "top"}]}}
